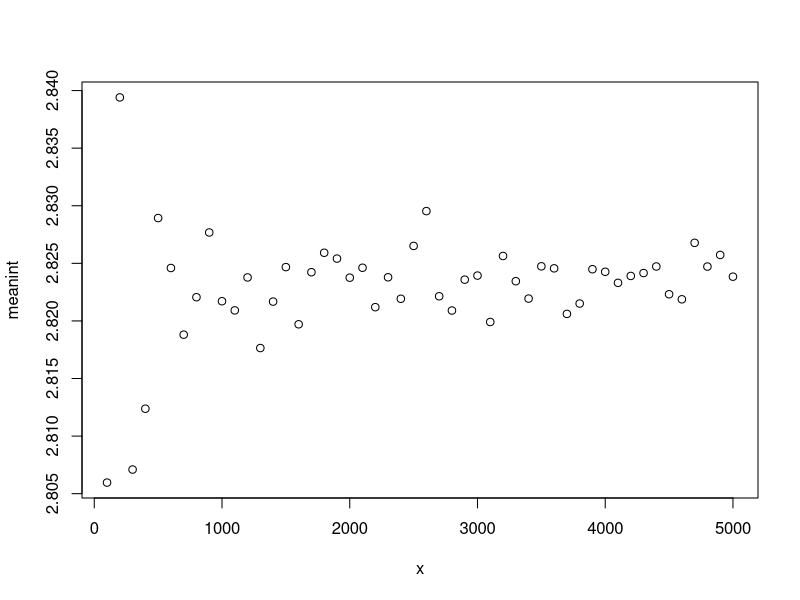

The R script that drew this image:
seed = 431
nam = 600
lambda = 2.33
dim = 100
Z = 3.29 
data = matrix(data = 0, 50, 600)
set.seed(seed)

for (i in 1:50){
  for(j in 1:nam){
    data <- rexp(dim*i,lambda)
    if(j == 1){
      Sd = sd(data)
      int = Sd * Z * 2
    }else{
      Sd = append(Sd, sd(data))
      int = append(int, Sd[j] * Z *2)
    }
  }
  if(i==1){
    meanint <- mean(int)
    x <- i*dim
  }else{
    meanint <- append(meanint,mean(int))
    x <- append(x, i*dim)
  }
}
plot(x, meanint)
